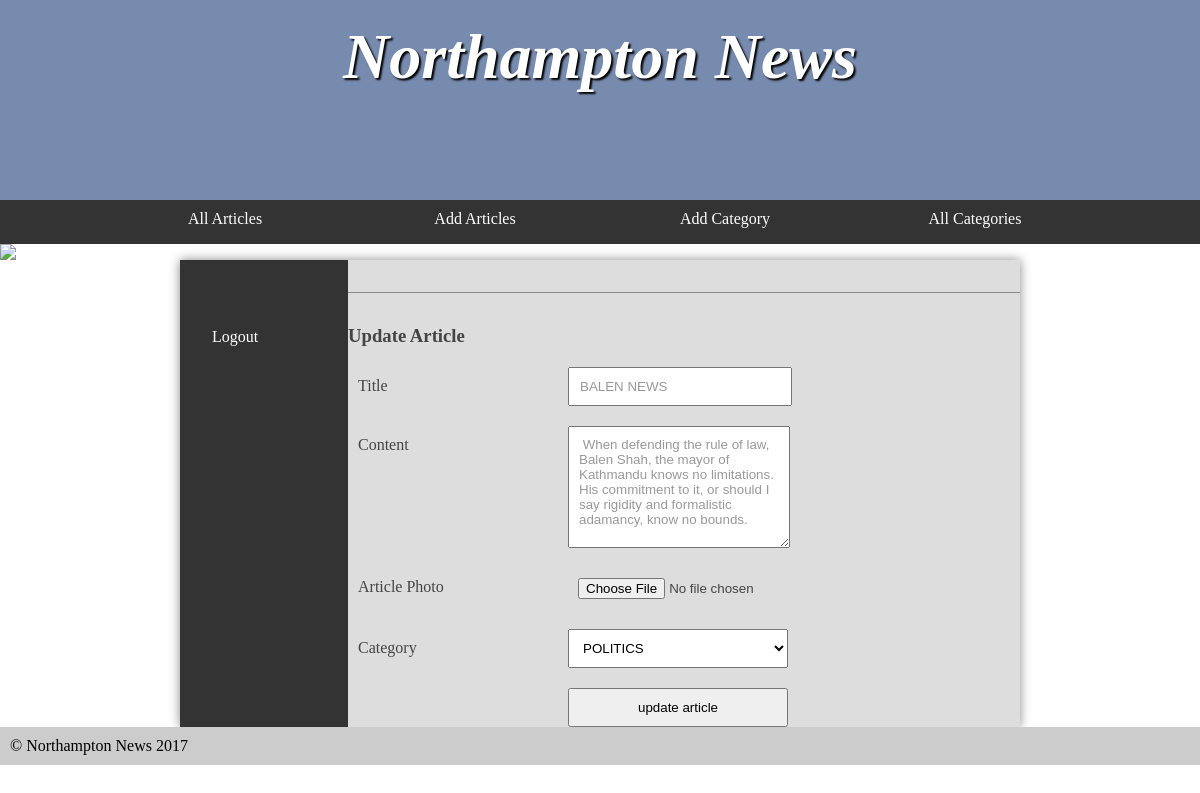
Screenshot of /editArticle.php?article_edition=1 (signed in) with the database file from the repository.
### tables this page shows
CREATE TABLE `article` (
  `article_id` int UNSIGNED NOT NULL,
  `title` varchar(100) NOT NULL,
  `content` varchar(255) NOT NULL,
  `publishDate` varchar(100) NOT NULL,
  `categoryId` int NOT NULL,
  `articlePhoto` varchar(255) NOT NULL
);

### src/editArticle.php (the view, shortened to what this page needs)
<?php
require 'navigation.php';
$setDb = configuration::connection_database();
?>
<!DOCTYPE html>
<html>
<head>
</head>
<body>
	<main>
		<nav>
	      <ul>
	          <li><a href="logout.php">Logout</a></li>
	      </ul>
    	</nav>
    	<?php
    		$edit_article_id = $_GET['article_edition'];
    		$sql_query = $setDb->prepare("
    			SELECT article_id,title,content,articlePhoto,categoryId FROM article WHERE article_id=:edit_article_id;
    			");
            $sql_query->bindParam(":edit_article_id",$edit_article_id);
    		$sql_query->execute();
    	 ?>
    	 <form action="function.php" method="POST" enctype="multipart/form-data">
            <h3> Update Article</h3>
    	 	<?php foreach($sql_query as $value ){ ?>
                <label> Title </label>
                <input type="text" name="updation_title" required="" value="<?php echo $value['title'] ?>">
                <label> Content </label>
                <textarea name="updation_contents" required=""> <?php echo $value['content'] ?></textarea>
                <label>Article Photo</label>
                <input type="file" name="upadation_photo_article" required="" value="<?php echo $value['articlePhoto'] ?>">
                <?php
                $sql = $setDb->prepare("SELECT category_id,name FROM category; ");
                $sql->execute();
                ?>
                <label>Category</label>
                <select name="updation">
                    <?php foreach($sql as $val ){ ?>
                  <option value=<?php echo $val['category_id'] ?> ><?php echo $val['name']; ?></option>
                  <?php } ?>
                </select>
                <br>
    	 		<input type="submit" name="updation_of_article" value="update article">
                <?php } ?>
    	 </form>
	</main>
    <?php
            include_once "footer.php";
        ?>
</body>
</html>

### src/styles.css (style rules this page uses)
* { margin: 0; padding: 0; }
html { font-family: 'Oxygen-Regular', times, verdana, sans-serif; }
body { background-color: #fff; }
nav { width: 100%; background-color: #333; overflow: auto; }
nav ul { width: 1000px; margin: auto; display: block; list-style-type: none; }
nav ul li { width: 25%; float: left; overflow: auto; text-align: center; }
nav a { color: white; padding-top: 10px; display: block; text-decoration: none; }
main { min-height: 50vh; background-color: #ddd; width: 70vw; display: block; margin: auto; box-shadow: 0px 0px 10px #888; color:#444; }
p, li, h2 { margin-bottom: 1em; }
form { padding-top: 2em; margin-top: 2em; border-top: 1px solid #888; }
form select, form label, form input, form textarea { float: left; width: 200px; padding: 10px; margin-top: 20px; }
form label { clear: left; }
textarea { height: 100px; }
form input[type="text"], form input[type="password"], textarea { color: #999; font-family: verdana, sans-serif }
input[type="submit"] { clear: both; margin-left: 220px; width: 220px; }
form select { width: 220px; }
ul { margin-left: 2em; }
main { display: table; }
main > nav { display: table-cell; width: 20%; padding: 2em; }
main > nav li { float: none; width: auto; text-align: left; }
main > nav ul { width: auto; }

### rows the page displays
article: updation_title "BALEN NEWS", updation_contents "When defending the rule of law, Balen Shah, the mayor of Kathmandu knows no limitations. His commitment to it, or should I say rigidity and formalistic adamancy, know no bounds."

### other values shown
form field updation "POLITICS"
